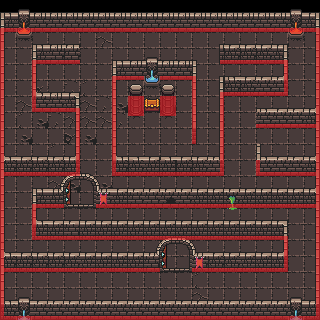

A 2D game scene composited from a Tiled map and its tileset images. What follows is a short description and the map's XML, with each tile layer's data collapsed to a summary:
An orthogonal 20x20 tile map with 16x16 px tiles, 5 tile layers (background, walls, doors, columns, ...), 3 tilesets and 3 objects.

<map version="1.2" tiledversion="1.3.4" orientation="orthogonal" renderorder="right-down" width="20" height="20" tilewidth="16" tileheight="16" infinite="0" nextlayerid="15" nextobjectid="25">
 <tileset firstgid="1" name="0x72_DungeonTilesetII_v1" tilewidth="16" tileheight="16" tilecount="1024" columns="32">
  <image source="0x72_DungeonTilesetII_v1.png" trans="ff00ff" width="512" height="512" />
  <tile id="33">
   <properties>
    <property name="ObjectWith" type="int" value="1" />
   </properties>
   <objectgroup draworder="index" id="2">
    <object id="6" x="0" y="12" width="16" height="4" />
   </objectgroup>
  </tile>
  <tile id="34">
   <properties>
    <property name="ObjectWith" type="int" value="2" />
   </properties>
   <objectgroup draworder="index" id="2">
    <object id="1" x="0" y="12" width="16" height="4" />
   </objectgroup>
  </tile>
  <tile id="35">
   <objectgroup draworder="index" id="2">
    <object id="1" x="0" y="12" width="16" height="4" />
   </objectgroup>
  </tile>
  <tile id="36">
   <animation>
    <frame tileid="36" duration="60" />
    <frame tileid="37" duration="60" />
    <frame tileid="38" duration="60" />
   </animation>
  </tile>
  <tile id="68">
   <animation>
    <frame tileid="68" duration="60" />
    <frame tileid="69" duration="60" />
    <frame tileid="70" duration="60" />
   </animation>
  </tile>
  <tile id="100">
   <animation>
    <frame tileid="100" duration="60" />
    <frame tileid="101" duration="60" />
    <frame tileid="102" duration="60" />
   </animation>
  </tile>
  <tile id="132">
   <animation>
    <frame tileid="132" duration="60" />
    <frame tileid="133" duration="60" />
    <frame tileid="134" duration="60" />
   </animation>
  </tile>
 </tileset>
 <tileset firstgid="1025" name="col_tile" tilewidth="16" tileheight="16" tilecount="1" columns="1">
  <image source="col_tile.png" trans="ff00ff" width="16" height="16" />
 </tileset>
 <tileset firstgid="1026" name="col_tile_16" tilewidth="16" tileheight="16" tilecount="12" columns="6">
  <image source="col_tile_16.png" trans="ff00ff" width="96" height="32" />
 </tileset>
 <layer id="1" name="background" width="20" height="20">
  <data>[400 cells, 360 non-empty, 7 distinct tile ids]</data>
 </layer>
 <layer id="2" name="walls" width="20" height="20">
  <data>[400 cells, 300 non-empty, 34 distinct tile ids]</data>
 </layer>
 <layer id="4" name="doors" width="20" height="20">
  <data>[400 cells, 20 non-empty, 10 distinct tile ids]</data>
 </layer>
 <layer id="8" name="columns" width="20" height="20">
  <data>[400 cells, 7 non-empty, 4 distinct tile ids]</data>
 </layer>
 <layer id="5" name="collision" width="20" height="20" opacity="0.59">
  <data>[400 cells, 183 non-empty, 9 distinct tile ids]</data>
 </layer>
</map>
